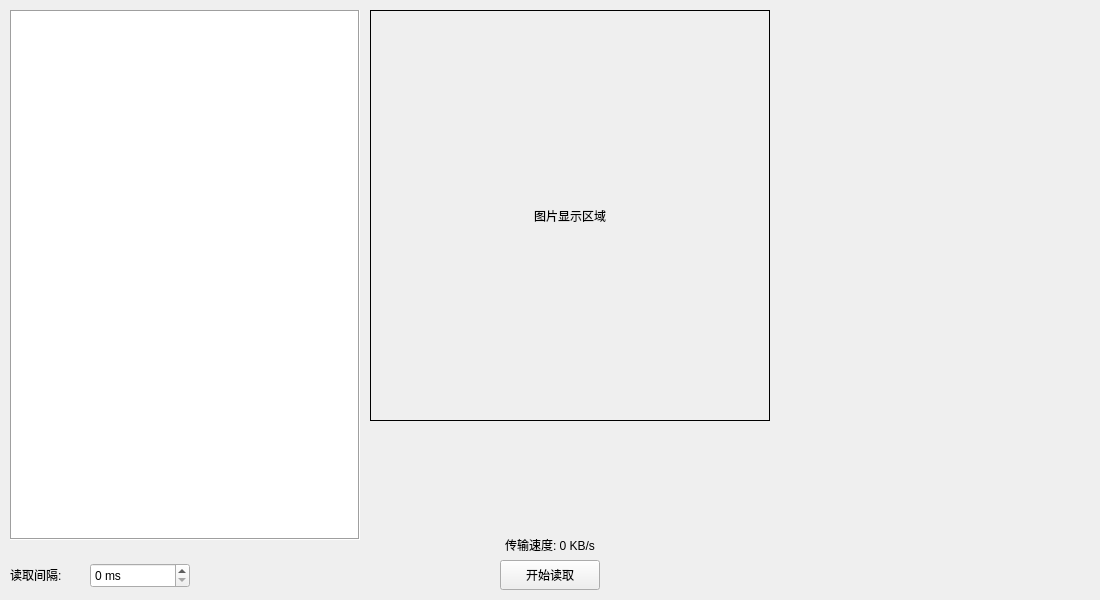
<?xml version="1.0" encoding="UTF-8"?>
<ui version="4.0">
 <class>Widget</class>
 <widget class="QWidget" name="Widget">
  <property name="geometry">
   <rect>
    <x>0</x>
    <y>0</y>
    <width>1100</width>
    <height>600</height>
   </rect>
  </property>
  <property name="windowTitle">
   <string>CH346数据读取</string>
  </property>
  <widget class="QTextEdit" name="textEdit">
   <property name="geometry">
    <rect>
     <x>10</x>
     <y>10</y>
     <width>350</width>
     <height>530</height>
    </rect>
   </property>
   <property name="frameShape">
    <enum>QFrame::Box</enum>
   </property>
   <property name="readOnly">
    <bool>true</bool>
   </property>
  </widget>
  <widget class="QLabel" name="label_image">
   <property name="geometry">
    <rect>
     <x>370</x>
     <y>10</y>
     <width>400</width>
     <height>411</height>
    </rect>
   </property>
   <property name="frameShape">
    <enum>QFrame::Box</enum>
   </property>
   <property name="text">
    <string>图片显示区域</string>
   </property>
   <property name="alignment">
    <set>Qt::AlignCenter</set>
   </property>
  </widget>
  <widget class="QPushButton" name="pushButton">
   <property name="geometry">
    <rect>
     <x>500</x>
     <y>560</y>
     <width>100</width>
     <height>30</height>
    </rect>
   </property>
   <property name="text">
    <string>开始读取</string>
   </property>
  </widget>
  <widget class="QLabel" name="label_2">
   <property name="geometry">
    <rect>
     <x>450</x>
     <y>530</y>
     <width>200</width>
     <height>30</height>
    </rect>
   </property>
   <property name="text">
    <string>传输速度: 0 KB/s</string>
   </property>
   <property name="alignment">
    <set>Qt::AlignCenter</set>
   </property>
  </widget>
  <widget class="QLabel" name="label_interval">
   <property name="geometry">
    <rect>
     <x>10</x>
     <y>565</y>
     <width>80</width>
     <height>20</height>
    </rect>
   </property>
   <property name="text">
    <string>读取间隔:</string>
   </property>
  </widget>
  <widget class="QSpinBox" name="spinBox_interval">
   <property name="geometry">
    <rect>
     <x>90</x>
     <y>563</y>
     <width>100</width>
     <height>25</height>
    </rect>
   </property>
   <property name="suffix">
    <string> ms</string>
   </property>
   <property name="maximum">
    <number>10000</number>
   </property>
   <property name="value">
    <number>0</number>
   </property>
  </widget>
 </widget>
 <layoutdefault spacing="6" margin="11"/>
 <resources/>
 <connections/>
</ui>
